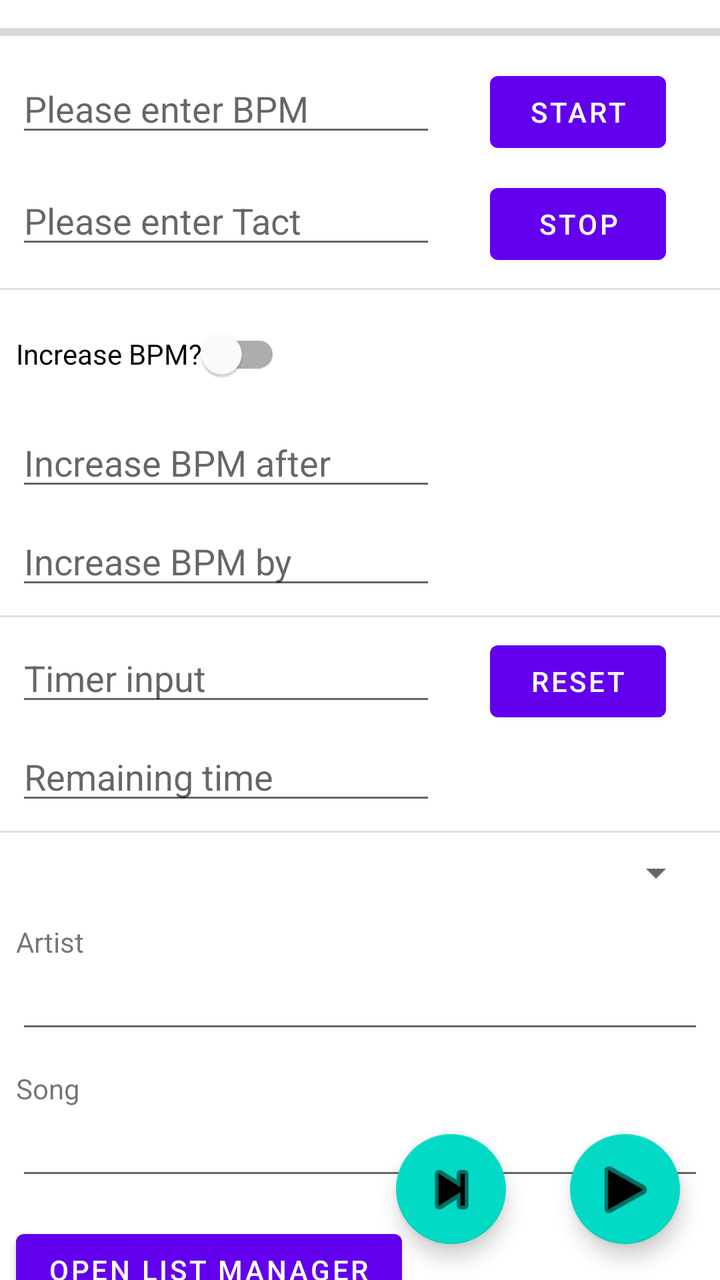
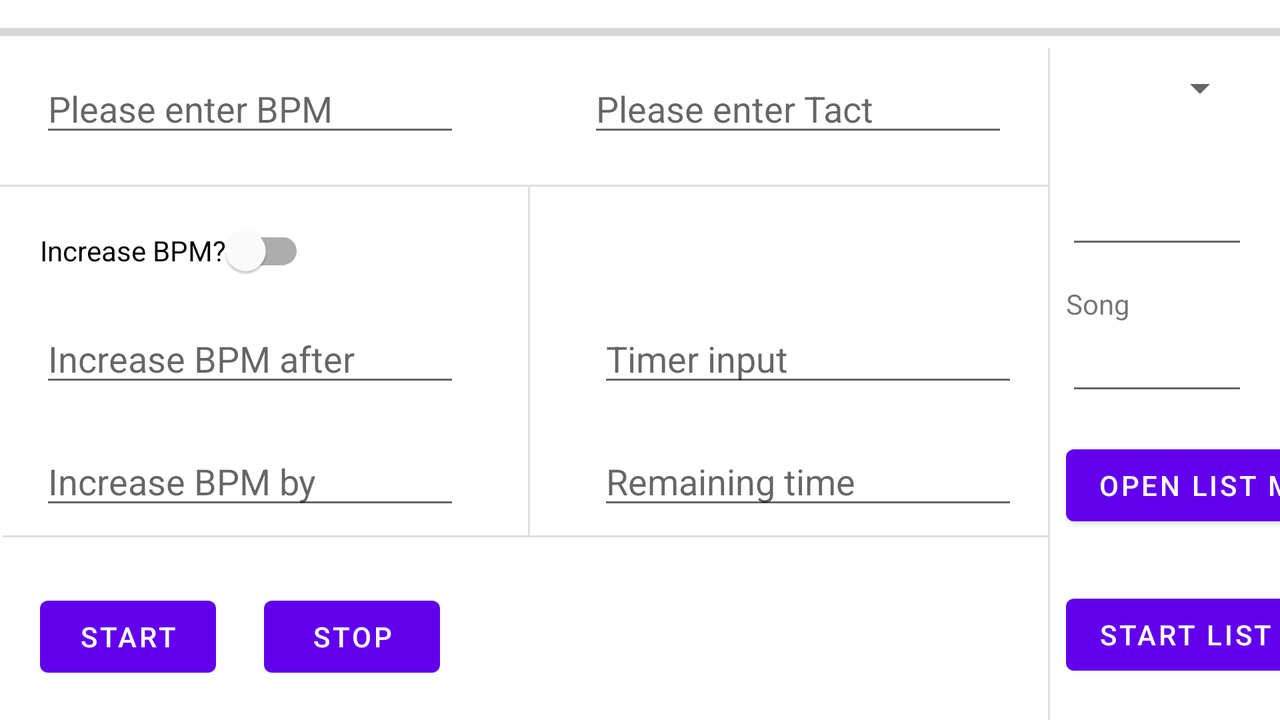

The same Android screen from two of the app's own layout files: first res/layout/ as a phone draws it, then the repository's variant for another configuration, drawn on a device whose configuration selects that folder. Both files follow.
<!-- AndroidManifest.xml: application theme Theme.Metronom -->
<!-- res/layout/activity_main.xml -->
<?xml version="1.0" encoding="utf-8"?>
<androidx.constraintlayout.widget.ConstraintLayout xmlns:android="http://schemas.android.com/apk/res/android"
    xmlns:app="http://schemas.android.com/apk/res-auto"
    xmlns:tools="http://schemas.android.com/tools"
    android:layout_width="match_parent"
    android:layout_height="match_parent"
    tools:context=".MainActivity">

    <Button
        android:id="@+id/btnOpenListManager"
        android:layout_width="wrap_content"
        android:layout_height="wrap_content"
        android:layout_marginStart="8dp"
        android:layout_marginTop="16dp"
        android:text="@string/open_list_manager"
        app:layout_constraintStart_toStartOf="parent"
        app:layout_constraintTop_toBottomOf="@+id/txtFldSong" />

    <Spinner
        android:id="@+id/listSelection"
        android:layout_width="0dp"
        android:layout_height="wrap_content"
        android:layout_marginStart="8dp"
        android:layout_marginTop="8dp"
        android:layout_marginEnd="8dp"
        android:spinnerMode="dropdown"
        app:layout_constraintEnd_toEndOf="parent"
        app:layout_constraintStart_toStartOf="parent"
        app:layout_constraintTop_toBottomOf="@+id/divider11" />

    <TextView
        android:id="@+id/txtArtist"
        android:layout_width="wrap_content"
        android:layout_height="wrap_content"
        android:layout_marginStart="8dp"
        android:text="@string/artist"
        app:layout_constraintBottom_toTopOf="@+id/txtFldArtist"
        app:layout_constraintStart_toStartOf="parent"
        tools:text="@string/artist" />

    <EditText
        android:id="@+id/txtFldArtist"
        android:layout_width="0dp"
        android:layout_height="wrap_content"
        android:layout_marginStart="8dp"
        android:layout_marginTop="32dp"
        android:layout_marginEnd="8dp"
        android:autoLink="none"
        android:autofillHints="@string/tact"
        android:ems="10"
        android:focusable="false"
        android:inputType="none"
        android:singleLine="true"
        app:layout_constraintEnd_toEndOf="parent"
        app:layout_constraintStart_toStartOf="parent"
        app:layout_constraintTop_toBottomOf="@+id/listSelection"
        tools:ignore="LabelFor"
        tools:visibility="visible" />

    <EditText
        android:id="@+id/txtFldSong"
        android:layout_width="0dp"
        android:layout_height="wrap_content"
        android:layout_marginStart="8dp"
        android:layout_marginTop="32dp"
        android:layout_marginEnd="8dp"
        android:autoLink="none"
        android:autofillHints="@string/tact"
        android:ems="10"
        android:focusable="false"
        android:inputType="none"
        android:singleLine="true"
        app:layout_constraintEnd_toEndOf="parent"
        app:layout_constraintStart_toStartOf="parent"
        app:layout_constraintTop_toBottomOf="@+id/txtFldArtist"
        tools:ignore="LabelFor"
        tools:visibility="visible" />

    <TextView
        android:id="@+id/txtSong"
        android:layout_width="wrap_content"
        android:layout_height="wrap_content"
        android:layout_marginStart="8dp"
        android:text="@string/song"
        app:layout_constraintBottom_toTopOf="@+id/txtFldSong"
        app:layout_constraintStart_toStartOf="parent"
        tools:text="@string/song" />

    <Button
        android:id="@+id/bntPause"
        android:layout_width="wrap_content"
        android:layout_height="wrap_content"
        android:layout_marginStart="24dp"
        android:layout_marginTop="16dp"
        android:layout_marginBottom="8dp"
        android:text="@string/pause"
        app:layout_constraintBottom_toBottomOf="parent"
        app:layout_constraintStart_toEndOf="@+id/btnStartList"
        app:layout_constraintTop_toBottomOf="@+id/btnOpenListManager" />

    <Button
        android:id="@+id/btnStartList"
        android:layout_width="wrap_content"
        android:layout_height="wrap_content"
        android:layout_marginStart="8dp"
        android:layout_marginTop="16dp"
        android:layout_marginBottom="8dp"
        android:text="@string/start_list"
        app:layout_constraintBottom_toBottomOf="parent"
        app:layout_constraintStart_toStartOf="parent"
        app:layout_constraintTop_toBottomOf="@+id/btnOpenListManager" />

    <EditText
        android:id="@+id/txtFldRemainingTime"
        android:layout_width="wrap_content"
        android:layout_height="wrap_content"
        android:layout_marginStart="8dp"
        android:layout_marginTop="8dp"
        android:ems="10"
        android:focusable="false"
        android:hint="@string/remaining_time"
        android:importantForAutofill="no"
        android:inputType="time"
        app:layout_constraintStart_toStartOf="parent"
        app:layout_constraintTop_toBottomOf="@+id/txtFldTimerInput" />

    <EditText
        android:id="@+id/txtFldTimerInput"
        android:layout_width="wrap_content"
        android:layout_height="wrap_content"
        android:layout_marginStart="8dp"
        android:layout_marginTop="8dp"
        android:ems="10"
        android:focusable="false"
        android:hint="@string/timer_input"
        android:importantForAutofill="no"
        android:inputType="time"
        app:layout_constraintStart_toStartOf="parent"
        app:layout_constraintTop_toBottomOf="@+id/divider10" />

    <EditText
        android:id="@+id/txtFldIncreaseBpmBy"
        android:layout_width="wrap_content"
        android:layout_height="wrap_content"
        android:layout_marginStart="8dp"
        android:layout_marginTop="8dp"
        android:ems="10"
        android:hint="@string/increase_bpm_by"
        android:importantForAutofill="no"
        android:inputType="numberSigned"
        app:layout_constraintStart_toStartOf="parent"
        app:layout_constraintTop_toBottomOf="@+id/txtFldIncreaseBpmAfter" />

    <EditText
        android:id="@+id/txtFldIncreaseBpmAfter"
        android:layout_width="wrap_content"
        android:layout_height="wrap_content"
        android:layout_marginStart="8dp"
        android:layout_marginTop="8dp"
        android:ems="10"
        android:focusable="false"
        android:hint="@string/increase_bpm_after"
        android:importantForAutofill="no"
        android:inputType="numberSigned"
        app:layout_constraintStart_toStartOf="parent"
        app:layout_constraintTop_toBottomOf="@+id/switchIncreaseBPM" />

    <com.google.android.material.switchmaterial.SwitchMaterial
        android:id="@+id/switchIncreaseBPM"
        android:layout_width="wrap_content"
        android:layout_height="wrap_content"
        android:layout_marginStart="8dp"
        android:layout_marginTop="8dp"
        android:switchTextAppearance="@style/TextAppearance.AppCompat.Small"
        android:text="@string/increase_bpm"
        app:layout_constraintStart_toStartOf="parent"
        app:layout_constraintTop_toBottomOf="@+id/divider9" />

    <Button
        android:id="@+id/btnStop"
        android:layout_width="wrap_content"
        android:layout_height="wrap_content"
        android:layout_marginStart="8dp"
        android:layout_marginTop="8dp"
        android:layout_marginEnd="8dp"
        android:text="@string/stop"
        app:layout_constraintEnd_toEndOf="parent"
        app:layout_constraintStart_toEndOf="@+id/txtFldTact"
        app:layout_constraintTop_toBottomOf="@+id/btnStart" />

    <Button
        android:id="@+id/btnStart"
        android:layout_width="wrap_content"
        android:layout_height="wrap_content"
        android:layout_marginStart="8dp"
        android:layout_marginTop="8dp"
        android:layout_marginEnd="8dp"
        android:text="@string/start"
        app:layout_constraintEnd_toEndOf="parent"
        app:layout_constraintStart_toEndOf="@+id/txtFldBPM"
        app:layout_constraintTop_toBottomOf="@+id/prgrsbrTact" />

    <EditText
        android:id="@+id/txtFldBPM"
        android:layout_width="wrap_content"
        android:layout_height="0dp"
        android:layout_marginStart="8dp"
        android:layout_marginTop="8dp"
        android:autofillHints="@string/bpm"
        android:ems="10"
        android:hint="@string/enter_bpm"
        android:inputType="numberSigned"
        android:singleLine="true"
        android:visibility="visible"
        app:layout_constraintStart_toStartOf="parent"
        app:layout_constraintTop_toBottomOf="@+id/prgrsbrTact"
        tools:visibility="visible" />

    <ProgressBar
        android:id="@+id/prgrsbrTact"
        style="?android:attr/progressBarStyleHorizontal"
        android:layout_width="match_parent"
        android:layout_height="wrap_content"
        android:layout_marginTop="8dp"
        app:layout_constraintEnd_toEndOf="parent"
        app:layout_constraintHorizontal_bias="0.0"
        app:layout_constraintStart_toStartOf="parent"
        app:layout_constraintTop_toTopOf="parent" />

    <EditText
        android:id="@+id/txtFldTact"
        android:layout_width="wrap_content"
        android:layout_height="wrap_content"
        android:layout_marginStart="8dp"
        android:layout_marginTop="8dp"
        android:layout_marginBottom="8dp"
        android:autoLink="none"
        android:autofillHints="@string/tact"
        android:ems="10"
        android:hint="@string/enter_tact"
        android:inputType="numberSigned"
        android:singleLine="true"
        app:layout_constraintBottom_toTopOf="@+id/divider9"
        app:layout_constraintStart_toStartOf="parent"
        app:layout_constraintTop_toBottomOf="@+id/txtFldBPM"
        tools:visibility="visible" />

    <View
        android:id="@+id/divider9"
        android:layout_width="0dp"
        android:layout_height="1dp"
        android:layout_marginTop="8dp"
        android:background="?android:attr/listDivider"
        app:layout_constraintEnd_toEndOf="parent"
        app:layout_constraintStart_toStartOf="parent"
        app:layout_constraintTop_toBottomOf="@+id/btnStop" />

    <View
        android:id="@+id/divider10"
        android:layout_width="0dp"
        android:layout_height="1dp"
        android:layout_marginTop="8dp"
        android:background="?android:attr/listDivider"
        app:layout_constraintEnd_toEndOf="parent"
        app:layout_constraintHorizontal_bias="1.0"
        app:layout_constraintStart_toStartOf="parent"
        app:layout_constraintTop_toBottomOf="@+id/txtFldIncreaseBpmBy" />

    <View
        android:id="@+id/divider11"
        android:layout_width="0dp"
        android:layout_height="1dp"
        android:layout_marginTop="8dp"
        android:background="?android:attr/listDivider"
        app:layout_constraintEnd_toEndOf="parent"
        app:layout_constraintHorizontal_bias="1.0"
        app:layout_constraintStart_toStartOf="parent"
        app:layout_constraintTop_toBottomOf="@+id/txtFldRemainingTime" />

    <Button
        android:id="@+id/btnResetTimer"
        android:layout_width="wrap_content"
        android:layout_height="wrap_content"
        android:layout_marginStart="8dp"
        android:layout_marginTop="8dp"
        android:layout_marginEnd="8dp"
        android:text="@string/reset"
        app:layout_constraintEnd_toEndOf="parent"
        app:layout_constraintStart_toEndOf="@+id/txtFldTimerInput"
        app:layout_constraintTop_toBottomOf="@+id/divider10" />

    <com.google.android.material.floatingactionbutton.FloatingActionButton
        android:id="@+id/floatingActionButtonPlayPause"
        android:layout_width="55dp"
        android:layout_height="55dp"
        android:layout_marginEnd="8dp"
        android:clickable="true"
        app:fabSize="normal"
        app:layout_constraintBottom_toBottomOf="parent"
        app:layout_constraintEnd_toEndOf="parent"
        app:maxImageSize="35dp"
        app:showMotionSpec="@android:anim/slide_in_left"
        app:srcCompat="@android:drawable/ic_media_play"
        app:useCompatPadding="true" />

    <com.google.android.material.floatingactionbutton.FloatingActionButton
        android:id="@+id/floatingActionButtonNext"
        android:layout_width="55dp"
        android:layout_height="55dp"
        android:layout_marginEnd="8dp"
        android:clickable="true"
        app:fabSize="normal"
        app:layout_constraintBottom_toBottomOf="parent"
        app:layout_constraintEnd_toStartOf="@+id/floatingActionButtonPlayPause"
        app:maxImageSize="35dp"
        app:showMotionSpec="@android:anim/slide_in_left"
        app:srcCompat="@android:drawable/ic_media_next"
        app:useCompatPadding="true" />
</androidx.constraintlayout.widget.ConstraintLayout>
<!-- resources referenced by this layout -->
<resources>
  <string name="artist">Artist</string>
  <string name="bpm">BPM</string>
  <string name="enter_bpm">Please enter BPM</string>
  <string name="enter_tact">Please enter Tact</string>
  <string name="increase_bpm">Increase BPM?</string>
  <string name="increase_bpm_after">Increase BPM after</string>
  <string name="increase_bpm_by">Increase BPM by</string>
  <string name="open_list_manager">Open List Manager</string>
  <string name="pause">Pause</string>
  <string name="remaining_time">Remaining time</string>
  <string name="reset">Reset</string>
  <string name="song">Song</string>
  <string name="start">Start</string>
  <string name="start_list">Start list</string>
  <string name="stop">Stop</string>
  <string name="tact">Tact</string>
  <string name="timer_input">Timer input</string>
  <style name="Theme.Metronom" parent="Theme.MaterialComponents.DayNight.NoActionBar">
          
          <item name="colorPrimary">@color/purple_500</item>
          <item name="colorPrimaryVariant">@color/purple_700</item>
          <item name="colorOnPrimary">@color/white</item>
          
          <item name="colorSecondary">@color/teal_200</item>
          <item name="colorSecondaryVariant">@color/teal_700</item>
          <item name="colorOnSecondary">@color/black</item>
          
          <item name="android:statusBarColor" tools:targetApi="l">?attr/colorPrimaryVariant</item>
          
      </style>
</resources>
<!-- res/layout-land/activity_main.xml (the repository's variant of the layout above) -->
<!-- drawn on the phone turned sideways -->
<?xml version="1.0" encoding="utf-8"?>
<androidx.constraintlayout.widget.ConstraintLayout xmlns:android="http://schemas.android.com/apk/res/android"
    xmlns:app="http://schemas.android.com/apk/res-auto"
    xmlns:tools="http://schemas.android.com/tools"
    android:layout_width="match_parent"
    android:layout_height="match_parent"
    tools:context=".MainActivity">

    <EditText
        android:id="@+id/txtFldRemainingTime"
        android:layout_width="wrap_content"
        android:layout_height="wrap_content"
        android:layout_marginStart="34dp"
        android:layout_marginTop="20dp"
        android:ems="10"
        android:focusable="false"
        android:hint="@string/remaining_time"
        android:importantForAutofill="no"
        android:inputType="time"
        app:layout_constraintStart_toEndOf="@+id/divider6"
        app:layout_constraintTop_toBottomOf="@+id/txtFldTimerInput" />

    <EditText
        android:id="@+id/txtFldTact"
        android:layout_width="wrap_content"
        android:layout_height="0dp"
        android:layout_marginStart="64dp"
        android:layout_marginTop="8dp"
        android:autoLink="none"
        android:autofillHints="@string/tact"
        android:ems="10"
        android:hint="@string/enter_tact"
        android:inputType="numberSigned"
        android:singleLine="true"
        app:layout_constraintStart_toEndOf="@+id/txtFldBPM"
        app:layout_constraintTop_toBottomOf="@+id/prgrsbrTact"
        tools:visibility="visible" />

    <EditText
        android:id="@+id/txtFldArtist"
        android:layout_width="0dp"
        android:layout_height="wrap_content"
        android:layout_marginTop="32dp"
        android:layout_marginEnd="16dp"
        android:autoLink="none"
        android:autofillHints="@string/tact"
        android:ems="10"
        android:focusable="false"
        android:inputType="none"
        android:singleLine="true"
        app:layout_constraintEnd_toEndOf="parent"
        app:layout_constraintStart_toStartOf="@+id/guideline5"
        app:layout_constraintTop_toBottomOf="@+id/listSelection"
        tools:ignore="LabelFor"
        tools:visibility="visible" />

    <EditText
        android:id="@+id/txtFldSong"
        android:layout_width="0dp"
        android:layout_height="wrap_content"
        android:layout_marginTop="32dp"
        android:layout_marginEnd="16dp"
        android:autoLink="none"
        android:autofillHints="@string/tact"
        android:ems="10"
        android:focusable="false"
        android:inputType="none"
        android:singleLine="true"
        app:layout_constraintEnd_toEndOf="parent"
        app:layout_constraintHorizontal_bias="0.0"
        app:layout_constraintStart_toStartOf="@+id/guideline5"
        app:layout_constraintTop_toBottomOf="@+id/txtFldArtist"
        tools:ignore="LabelFor"
        tools:visibility="visible" />

    <EditText
        android:id="@+id/txtFldBPM"
        android:layout_width="wrap_content"
        android:layout_height="0dp"
        android:layout_marginStart="20dp"
        android:layout_marginTop="8dp"
        android:autofillHints="@string/bpm"
        android:ems="10"
        android:hint="@string/enter_bpm"
        android:inputType="numberSigned"
        android:singleLine="true"
        android:visibility="visible"
        app:layout_constraintStart_toStartOf="parent"
        app:layout_constraintTop_toBottomOf="@+id/prgrsbrTact"
        tools:visibility="visible" />

    <EditText
        android:id="@+id/txtFldTimerInput"
        android:layout_width="wrap_content"
        android:layout_height="wrap_content"
        android:layout_marginStart="34dp"
        android:layout_marginTop="8dp"
        android:ems="10"
        android:focusable="false"
        android:hint="@string/timer_input"
        android:importantForAutofill="no"
        android:inputType="time"
        app:layout_constraintStart_toEndOf="@+id/divider6"
        app:layout_constraintTop_toTopOf="@+id/guideline3" />

    <com.google.android.material.switchmaterial.SwitchMaterial
        android:id="@+id/switchIncreaseBPM"
        android:layout_width="wrap_content"
        android:layout_height="wrap_content"
        android:layout_marginStart="20dp"
        android:layout_marginTop="28dp"
        android:switchTextAppearance="@style/TextAppearance.AppCompat.Small"
        android:text="@string/increase_bpm"
        app:layout_constraintStart_toStartOf="parent"
        app:layout_constraintTop_toBottomOf="@+id/txtFldBPM" />

    <EditText
        android:id="@+id/txtFldIncreaseBpmAfter"
        android:layout_width="wrap_content"
        android:layout_height="wrap_content"
        android:layout_marginStart="20dp"
        android:layout_marginTop="8dp"
        android:ems="10"
        android:focusable="false"
        android:hint="@string/increase_bpm_after"
        android:inputType="numberSigned"
        app:layout_constraintStart_toStartOf="parent"
        app:layout_constraintTop_toTopOf="@+id/guideline3"
        android:importantForAutofill="no" />

    <EditText
        android:id="@+id/txtFldIncreaseBpmBy"
        android:layout_width="wrap_content"
        android:layout_height="wrap_content"
        android:layout_marginStart="20dp"
        android:layout_marginTop="20dp"
        android:ems="10"
        android:hint="@string/increase_bpm_by"
        android:importantForAutofill="no"
        android:inputType="numberSigned"
        app:layout_constraintStart_toStartOf="parent"
        app:layout_constraintTop_toBottomOf="@+id/txtFldIncreaseBpmAfter" />

    <androidx.constraintlayout.widget.Guideline
        android:id="@+id/guideline3"
        android:layout_width="wrap_content"
        android:layout_height="wrap_content"
        android:orientation="horizontal"
        app:layout_constraintGuide_begin="149dp" />

    <ProgressBar
        android:id="@+id/prgrsbrTact"
        style="?android:attr/progressBarStyleHorizontal"
        android:layout_width="match_parent"
        android:layout_height="wrap_content"
        android:layout_marginTop="8dp"
        app:layout_constraintEnd_toEndOf="parent"
        app:layout_constraintStart_toStartOf="parent"
        app:layout_constraintTop_toTopOf="parent" />

    <Spinner
        android:id="@+id/listSelection"
        android:layout_width="0dp"
        android:layout_height="wrap_content"
        android:layout_marginTop="8dp"
        android:layout_marginEnd="16dp"
        android:spinnerMode="dropdown"
        app:layout_constraintEnd_toEndOf="parent"
        app:layout_constraintStart_toStartOf="@+id/guideline5"
        app:layout_constraintTop_toBottomOf="@+id/prgrsbrTact" />

    <TextView
        android:id="@+id/txtArtist"
        android:layout_width="wrap_content"
        android:layout_height="wrap_content"
        android:layout_marginEnd="279dp"
        android:text="@string/artist"
        app:layout_constraintBottom_toTopOf="@+id/txtFldArtist"
        app:layout_constraintEnd_toEndOf="parent"
        app:layout_constraintHorizontal_bias="0.0"
        app:layout_constraintStart_toStartOf="@+id/guideline5"
        tools:text="@string/artist" />

    <TextView
        android:id="@+id/txtSong"
        android:layout_width="wrap_content"
        android:layout_height="wrap_content"
        android:text="@string/song"
        app:layout_constraintBottom_toTopOf="@+id/txtFldSong"
        app:layout_constraintStart_toStartOf="@+id/guideline5"
        tools:text="@string/song" />

    <androidx.constraintlayout.widget.Guideline
        android:id="@+id/guideline5"
        android:layout_width="wrap_content"
        android:layout_height="wrap_content"
        android:orientation="vertical"
        app:layout_constraintGuide_begin="533dp" />

    <Button
        android:id="@+id/btnStart"
        android:layout_width="wrap_content"
        android:layout_height="wrap_content"
        android:layout_marginStart="20dp"
        android:layout_marginTop="16dp"
        android:layout_marginBottom="8dp"
        android:text="@string/start"
        app:layout_constraintBottom_toBottomOf="parent"
        app:layout_constraintStart_toStartOf="parent"
        app:layout_constraintTop_toBottomOf="@+id/divider5" />

    <Button
        android:id="@+id/btnStop"
        android:layout_width="wrap_content"
        android:layout_height="wrap_content"
        android:layout_marginStart="24dp"
        android:layout_marginTop="16dp"
        android:layout_marginBottom="8dp"
        android:text="@string/stop"
        app:layout_constraintBottom_toBottomOf="parent"
        app:layout_constraintStart_toEndOf="@+id/btnStart"
        app:layout_constraintTop_toBottomOf="@+id/divider5" />

    <Button
        android:id="@+id/btnStartList"
        android:layout_width="wrap_content"
        android:layout_height="wrap_content"
        android:layout_marginTop="16dp"
        android:layout_marginBottom="8dp"
        android:text="@string/start_list"
        app:layout_constraintBottom_toBottomOf="parent"
        app:layout_constraintStart_toStartOf="@+id/guideline5"
        app:layout_constraintTop_toBottomOf="@+id/btnOpenListManager" />

    <Button
        android:id="@+id/bntPause"
        android:layout_width="wrap_content"
        android:layout_height="wrap_content"
        android:layout_marginStart="16dp"
        android:layout_marginTop="16dp"
        android:layout_marginEnd="16dp"
        android:layout_marginBottom="8dp"
        android:text="@string/pause"
        app:layout_constraintBottom_toBottomOf="parent"
        app:layout_constraintEnd_toEndOf="parent"
        app:layout_constraintStart_toEndOf="@+id/btnStartList"
        app:layout_constraintTop_toBottomOf="@+id/btnOpenListManager" />

    <Button
        android:id="@+id/btnOpenListManager"
        android:layout_width="wrap_content"
        android:layout_height="wrap_content"
        android:layout_marginTop="16dp"
        android:text="@string/open_list_manager"
        app:layout_constraintStart_toStartOf="@+id/guideline5"
        app:layout_constraintTop_toBottomOf="@+id/txtFldSong" />

    <View
        android:id="@+id/divider"
        android:layout_width="0dp"
        android:layout_height="1dp"
        android:layout_marginBottom="8dp"
        android:background="?android:attr/listDivider"
        app:layout_constraintBottom_toTopOf="@+id/switchIncreaseBPM"
        app:layout_constraintEnd_toStartOf="@+id/divider4"
        app:layout_constraintStart_toStartOf="parent" />

    <View
        android:id="@+id/divider4"
        android:layout_width="1dp"
        android:layout_height="0dp"
        android:layout_marginEnd="8dp"
        android:background="?android:attr/listDivider"
        app:layout_constraintBottom_toBottomOf="parent"
        app:layout_constraintEnd_toStartOf="@+id/txtFldSong"
        app:layout_constraintTop_toBottomOf="@+id/prgrsbrTact" />

    <View
        android:id="@+id/divider5"
        android:layout_width="0dp"
        android:layout_height="1dp"
        android:layout_marginStart="1dp"
        android:layout_marginTop="8dp"
        android:background="?android:attr/listDivider"
        app:layout_constraintEnd_toStartOf="@+id/divider4"
        app:layout_constraintStart_toStartOf="parent"
        app:layout_constraintTop_toBottomOf="@+id/txtFldIncreaseBpmBy" />

    <View
        android:id="@+id/divider6"
        android:layout_width="1dp"
        android:layout_height="0dp"
        android:layout_marginStart="34dp"
        android:background="?android:attr/listDivider"
        app:layout_constraintBottom_toTopOf="@+id/divider5"
        app:layout_constraintStart_toEndOf="@+id/txtFldIncreaseBpmAfter"
        app:layout_constraintTop_toBottomOf="@+id/divider" />

</androidx.constraintlayout.widget.ConstraintLayout>
<!-- resources referenced by the variant -->
<!-- as the phone turned sideways resolves them -->
<resources>
  <string name="artist">Artist</string>
  <string name="bpm">BPM</string>
  <string name="enter_bpm">Please enter BPM</string>
  <string name="enter_tact">Please enter Tact</string>
  <string name="increase_bpm">Increase BPM?</string>
  <string name="increase_bpm_after">Increase BPM after</string>
  <string name="increase_bpm_by">Increase BPM by</string>
  <string name="open_list_manager">Open List Manager</string>
  <string name="pause">Pause</string>
  <string name="remaining_time">Remaining time</string>
  <string name="song">Song</string>
  <string name="start">Start</string>
  <string name="start_list">Start list</string>
  <string name="stop">Stop</string>
  <string name="tact">Tact</string>
  <string name="timer_input">Timer input</string>
  <style name="Theme.Metronom" parent="Theme.MaterialComponents.DayNight.NoActionBar">
          
          <item name="colorPrimary">@color/purple_500</item>
          <item name="colorPrimaryVariant">@color/purple_700</item>
          <item name="colorOnPrimary">@color/white</item>
          
          <item name="colorSecondary">@color/teal_200</item>
          <item name="colorSecondaryVariant">@color/teal_700</item>
          <item name="colorOnSecondary">@color/black</item>
          
          <item name="android:statusBarColor" tools:targetApi="l">?attr/colorPrimaryVariant</item>
          
      </style>
</resources>
